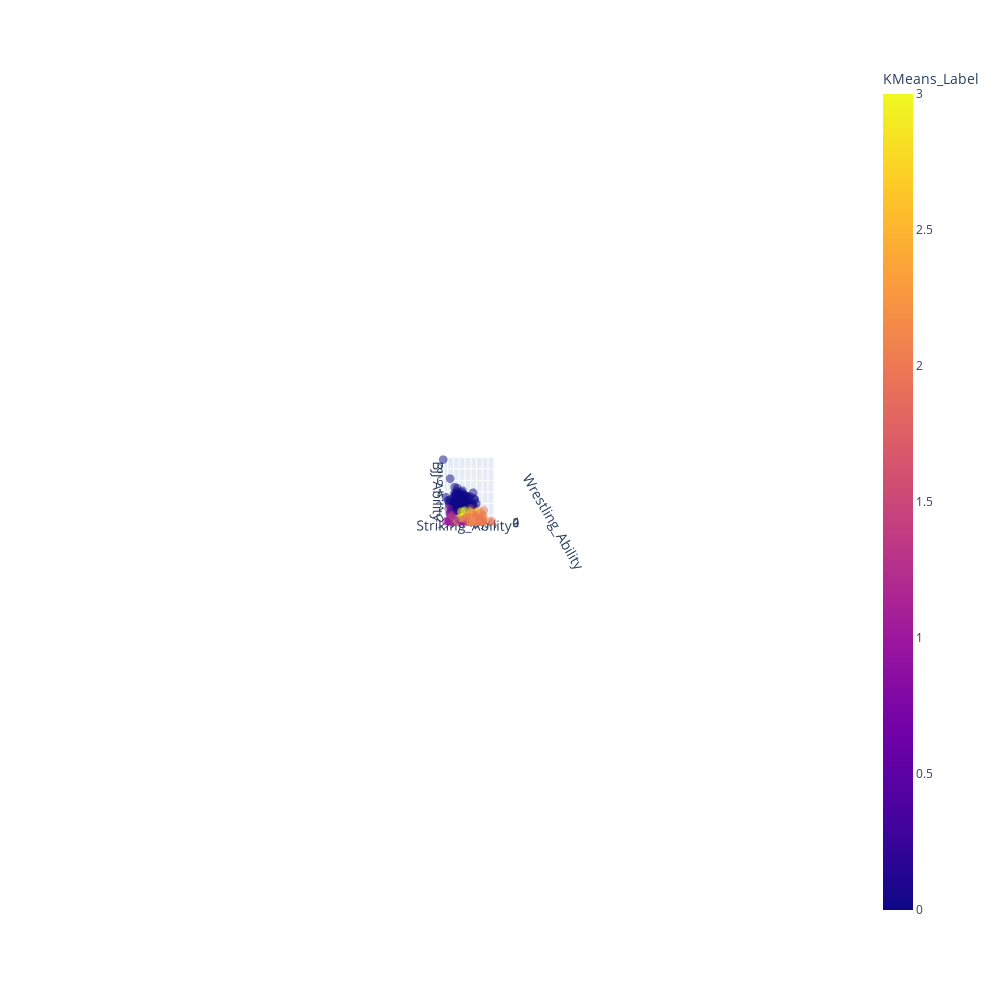

The notebook cell saved with this chart:
### Code cell
fig = px.scatter_3d(
    df2scaled,
    x="Striking_Ability", y="Wrestling_Ability", z="BJJ Ability",
    color="KMeans_Label",
    opacity=0.5, 
    width = 1000,
    height = 1000
)

fig.update_traces(marker=dict(size=3))
fig.show()

### Figure 1 — Plotly figure (JSON) as saved in the notebook; plotly's stock layout.template omitted (floating-point values rounded to 4 significant figures; data arrays with more than 128 entries replaced by an {"elided": "..."} marker saying what was removed)
{"data": [{"hovertemplate": "Striking_Ability=%{x}<br>Wrestling_Ability=%{y}<br>BJJ Ability=%{z}<br>KMeans_Label=%{marker.color}<extra></extra>", "legendgroup": "", "marker": {"color": {"elided": "1808 int values"}, "coloraxis": "coloraxis", "opacity": 0.5, "size": 3, "symbol": "circle"}, "mode": "markers", "name": "", "scene": "scene", "showlegend": false, "type": "scatter3d", "x": {"elided": "1808 float values"}, "y": {"elided": "1808 float values"}, "z": {"elided": "1808 float values"}}], "layout": {"coloraxis": {"colorbar": {"title": {"text": "KMeans_Label"}}, "colorscale": [[0, "#0d0887"], [0.1111, "#46039f"], [0.2222, "#7201a8"], [0.3333, "#9c179e"], [0.4444, "#bd3786"], [0.5556, "#d8576b"], [0.6667, "#ed7953"], [0.7778, "#fb9f3a"], [0.8889, "#fdca26"], [1, "#f0f921"]]}, "height": 1000, "legend": {"tracegroupgap": 0}, "margin": {"t": 60}, "scene": {"aspectmode": "auto", "aspectratio": {"x": 0.9817, "y": 0.8199, "z": 1.242}, "camera": {"center": {"x": 0, "y": 0, "z": 0}, "eye": {"x": 1.0, "y": -19.96, "z": 0.431}, "projection": {"type": "perspective"}, "up": {"x": 0, "y": 0, "z": 1}}, "domain": {"x": [0, 1], "y": [0, 1]}, "xaxis": {"title": {"text": "Striking_Ability"}, "type": "linear"}, "yaxis": {"title": {"text": "Wrestling_Ability"}, "type": "linear"}, "zaxis": {"title": {"text": "BJJ Ability"}, "type": "linear"}}, "width": 1000}}
